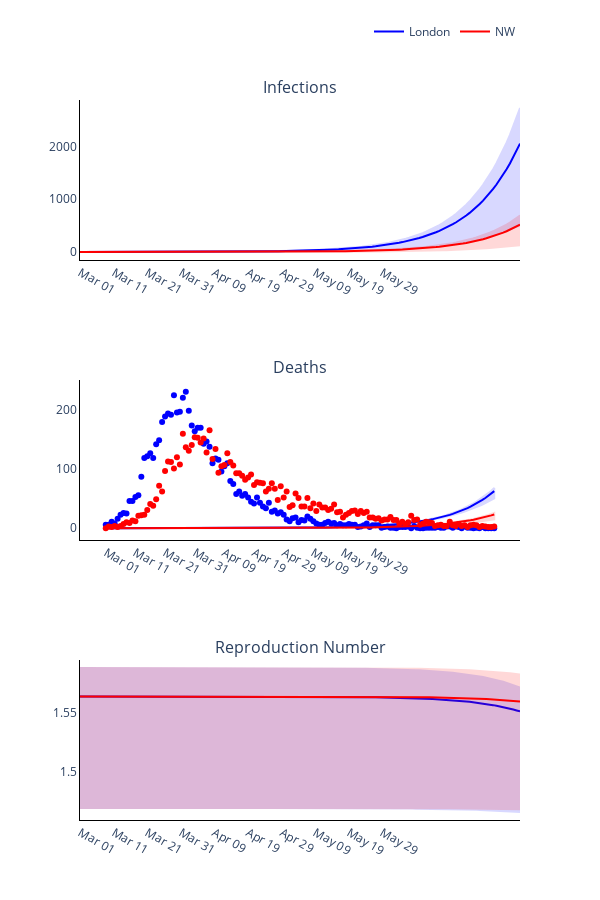

Here is the notebook cell this chart was saved with:
### Code cell
# Trace names - represent the solver used for the simulation
trace_name = regions
titles = ['Infections', 'Deaths', 'Reproduction Number']

fig = go.Figure()
fig = make_subplots(rows=len(titles), cols=1, subplot_titles=tuple(titles), horizontal_spacing = 0.15)

# Plot (bar chart cases each day)
for r, region in enumerate(regions):
    # Plot of infections
    fig.add_trace(
        go.Scatter(
            x=times,
            y=new_infec_mean[r].tolist(),
            mode='lines',
            name=trace_name[r],
            line_color=colours[r]
        ),
        row= 1,
        col= 1
    )

    fig.add_trace(
        go.Scatter(
            x=times + times[::-1],
            y=new_infec_upper[r].tolist() + new_infec_lower[r].tolist()[::-1],
            fill='toself',
            fillcolor=colours[r],
            line_color=colours[r],
            opacity=0.15,
            mode='lines',
            showlegend=False,
            name=trace_name[r]
        ),
        row= 1,
        col= 1
    )

    # Plot deaths
    fig.add_trace(
        go.Scatter(
            x=times,
            y=deaths_mean[r].tolist(),
            mode='lines',
            name=trace_name[r],
            showlegend=False,
            line_color=colours[r]
        ),
        row= 2,
        col= 1
    )

    fig.add_trace(
        go.Scatter(
            x=times + times[::-1],
            y=deaths_upper[r].tolist() + deaths_lower[r].tolist()[::-1],
            fill='toself',
            fillcolor=colours[r],
            line_color=colours[r],
            opacity=0.15,
            mode='lines',
            showlegend=False,
            name=trace_name[r]
        ),
        row= 2,
        col= 1
    )

    fig.add_trace(
        go.Scatter(
            x=times,
            y=np.sum(deaths_data[r], axis=1).tolist(),
            mode='markers',
            name=trace_name[r],
            showlegend=False,
            line_color=colours[r]
        ),
        row= 2,
        col= 1
    )

    # Plot reproduction number
    fig.add_trace(
        go.Scatter(
            x=times,
            y=reprod_num_mean[r].tolist(),
            mode='lines',
            name=trace_name[r],
            showlegend=False,
            line_color=colours[r]
        ),
        row= 3,
        col= 1
    )

    fig.add_trace(
        go.Scatter(
            x=times + times[::-1],
            y=reprod_num_upper[r].tolist() + reprod_num_lower[r].tolist()[::-1],
            fill='toself',
            fillcolor=colours[r],
            line_color=colours[r],
            opacity=0.15,
            mode='lines',
            showlegend=False,
            name=trace_name[r]
        ),
        row= 3,
        col= 1
    )

# Add axis labels
fig.update_layout(
    width=600, 
    height=900,
    plot_bgcolor='white',
    xaxis=dict(
        linecolor='black',
        tickvals=np.arange(1, 93, 10).tolist(),
        ticktext=['Mar 01', 'Mar 11', 'Mar 21', 'Mar 31', 'Apr 09', 'Apr 19', 'Apr 29', 'May 09', 'May 19', 'May 29']),
    yaxis=dict(linecolor='black'),
    xaxis2=dict(
        linecolor='black',
        tickvals=np.arange(1, 93, 10).tolist(),
        ticktext=['Mar 01', 'Mar 11', 'Mar 21', 'Mar 31', 'Apr 09', 'Apr 19', 'Apr 29', 'May 09', 'May 19', 'May 29']),
    yaxis2=dict(linecolor='black'),
    xaxis3=dict(
        linecolor='black',
        tickvals=np.arange(1, 93, 10).tolist(),
        ticktext=['Mar 01', 'Mar 11', 'Mar 21', 'Mar 31', 'Apr 09', 'Apr 19', 'Apr 29', 'May 09', 'May 19', 'May 29']),
    yaxis3=dict(linecolor='black'),
    legend=dict(
        orientation='h',
        yanchor="bottom",
        y=1.075,
        xanchor="right",
        x=1)
    )

fig.write_image('images/Figure-2-synthetic.pdf')
fig.show()

### Figure 1 — Plotly figure (JSON) as saved in the notebook; plotly's stock layout.template omitted (floating-point values rounded to 4 significant figures; data arrays with more than 128 entries replaced by an {"elided": "..."} marker saying what was removed)
{"data": [{"line": {"color": "blue"}, "mode": "lines", "name": "London", "type": "scatter", "x": {"elided": "132 int values"}, "xaxis": "x", "y": {"elided": "132 float values"}, "yaxis": "y"}, {"fill": "toself", "fillcolor": "blue", "line": {"color": "blue"}, "mode": "lines", "name": "London", "opacity": 0.15, "showlegend": false, "type": "scatter", "x": {"elided": "264 int values"}, "xaxis": "x", "y": {"elided": "264 float values"}, "yaxis": "y"}, {"line": {"color": "blue"}, "mode": "lines", "name": "London", "showlegend": false, "type": "scatter", "x": {"elided": "132 int values"}, "xaxis": "x2", "y": {"elided": "132 float values"}, "yaxis": "y2"}, {"fill": "toself", "fillcolor": "blue", "line": {"color": "blue"}, "mode": "lines", "name": "London", "opacity": 0.15, "showlegend": false, "type": "scatter", "x": {"elided": "264 int values"}, "xaxis": "x2", "y": {"elided": "264 float values"}, "yaxis": "y2"}, {"line": {"color": "blue"}, "mode": "markers", "name": "London", "showlegend": false, "type": "scatter", "x": {"elided": "132 int values"}, "xaxis": "x2", "y": {"elided": "471 int values"}, "yaxis": "y2"}, {"line": {"color": "blue"}, "mode": "lines", "name": "London", "showlegend": false, "type": "scatter", "x": {"elided": "132 int values"}, "xaxis": "x3", "y": {"elided": "132 float values"}, "yaxis": "y3"}, {"fill": "toself", "fillcolor": "blue", "line": {"color": "blue"}, "mode": "lines", "name": "London", "opacity": 0.15, "showlegend": false, "type": "scatter", "x": {"elided": "264 int values"}, "xaxis": "x3", "y": {"elided": "264 float values"}, "yaxis": "y3"}, {"line": {"color": "red"}, "mode": "lines", "name": "NW", "type": "scatter", "x": {"elided": "132 int values"}, "xaxis": "x", "y": {"elided": "132 float values"}, "yaxis": "y"}, {"fill": "toself", "fillcolor": "red", "line": {"color": "red"}, "mode": "lines", "name": "NW", "opacity": 0.15, "showlegend": false, "type": "scatter", "x": {"elided": "264 int values"}, "xaxis": "x", "y": {"elided": "264 float values"}, "yaxis": "y"}, {"line": {"color": "red"}, "mode": "lines", "name": "NW", "showlegend": false, "type": "scatter", "x": {"elided": "132 int values"}, "xaxis": "x2", "y": {"elided": "132 float values"}, "yaxis": "y2"}, {"fill": "toself", "fillcolor": "red", "line": {"color": "red"}, "mode": "lines", "name": "NW", "opacity": 0.15, "showlegend": false, "type": "scatter", "x": {"elided": "264 int values"}, "xaxis": "x2", "y": {"elided": "264 float values"}, "yaxis": "y2"}, {"line": {"color": "red"}, "mode": "markers", "name": "NW", "showlegend": false, "type": "scatter", "x": {"elided": "132 int values"}, "xaxis": "x2", "y": {"elided": "471 int values"}, "yaxis": "y2"}, {"line": {"color": "red"}, "mode": "lines", "name": "NW", "showlegend": false, "type": "scatter", "x": {"elided": "132 int values"}, "xaxis": "x3", "y": {"elided": "132 float values"}, "yaxis": "y3"}, {"fill": "toself", "fillcolor": "red", "line": {"color": "red"}, "mode": "lines", "name": "NW", "opacity": 0.15, "showlegend": false, "type": "scatter", "x": {"elided": "264 int values"}, "xaxis": "x3", "y": {"elided": "264 float values"}, "yaxis": "y3"}], "layout": {"annotations": [{"font": {"size": 16}, "showarrow": false, "text": "Infections", "x": 0.5, "xanchor": "center", "xref": "paper", "y": 1, "yanchor": "bottom", "yref": "paper"}, {"font": {"size": 16}, "showarrow": false, "text": "Deaths", "x": 0.5, "xanchor": "center", "xref": "paper", "y": 0.6111, "yanchor": "bottom", "yref": "paper"}, {"font": {"size": 16}, "showarrow": false, "text": "Reproduction Number", "x": 0.5, "xanchor": "center", "xref": "paper", "y": 0.2222, "yanchor": "bottom", "yref": "paper"}], "height": 900, "legend": {"orientation": "h", "x": 1, "xanchor": "right", "y": 1.075, "yanchor": "bottom"}, "plot_bgcolor": "white", "width": 600, "xaxis": {"anchor": "y", "domain": [0, 1], "linecolor": "black", "ticktext": ["Mar 01", "Mar 11", "Mar 21", "Mar 31", "Apr 09", "Apr 19", "Apr 29", "May 09", "May 19", "May 29"], "tickvals": [1, 11, 21, 31, 41, 51, 61, 71, 81, 91]}, "xaxis2": {"anchor": "y2", "domain": [0, 1], "linecolor": "black", "ticktext": ["Mar 01", "Mar 11", "Mar 21", "Mar 31", "Apr 09", "Apr 19", "Apr 29", "May 09", "May 19", "May 29"], "tickvals": [1, 11, 21, 31, 41, 51, 61, 71, 81, 91]}, "xaxis3": {"anchor": "y3", "domain": [0, 1], "linecolor": "black", "ticktext": ["Mar 01", "Mar 11", "Mar 21", "Mar 31", "Apr 09", "Apr 19", "Apr 29", "May 09", "May 19", "May 29"], "tickvals": [1, 11, 21, 31, 41, 51, 61, 71, 81, 91]}, "yaxis": {"anchor": "x", "domain": [0.7778, 1], "linecolor": "black"}, "yaxis2": {"anchor": "x2", "domain": [0.3889, 0.6111], "linecolor": "black"}, "yaxis3": {"anchor": "x3", "domain": [0, 0.2222], "linecolor": "black"}}}
